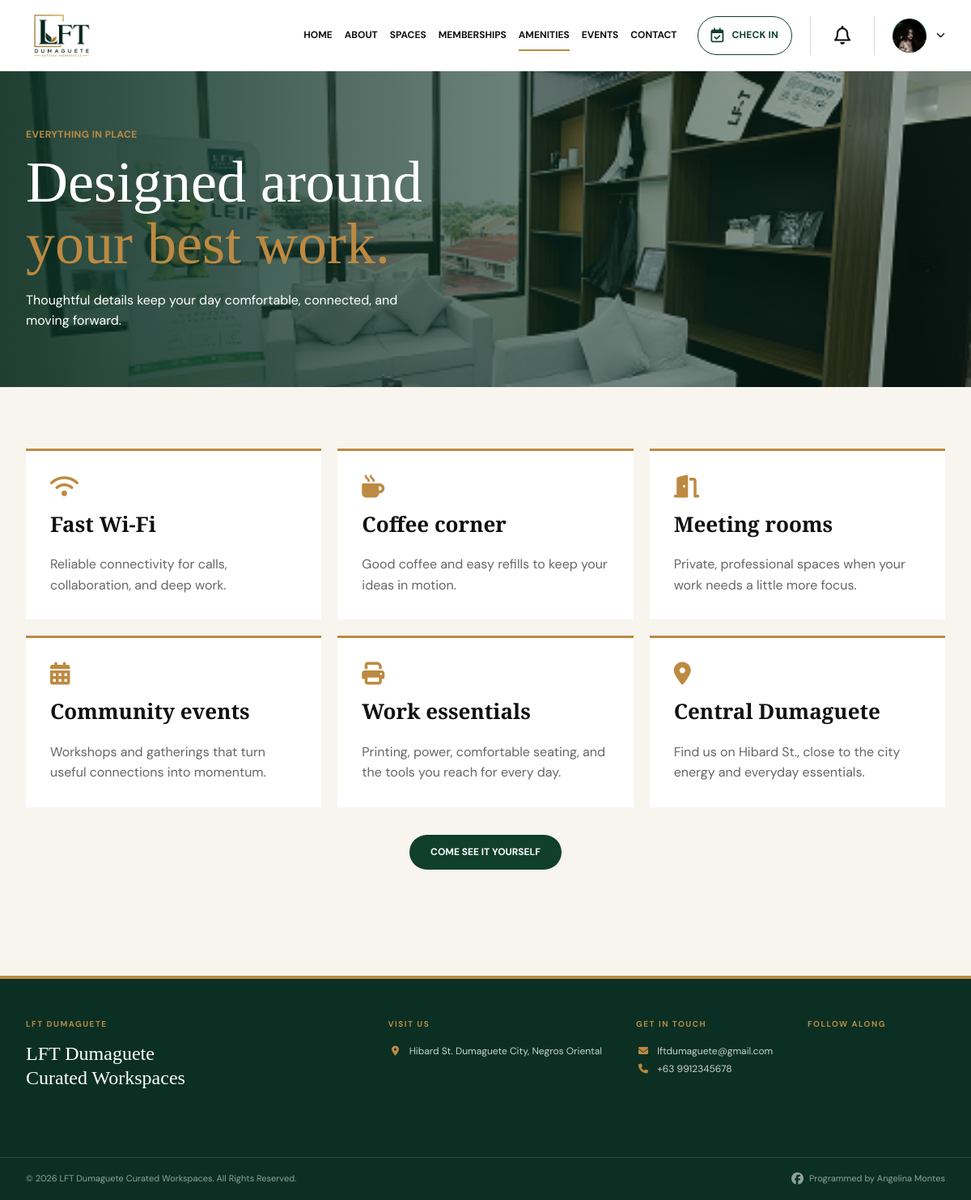
Screenshot of /Amenities/index.php (signed in) with the database file from the repository.
### tables this page shows
CREATE TABLE `users` (
  `id` int(10) UNSIGNED NOT NULL,
  `name` varchar(120) NOT NULL,
  `email` varchar(190) NOT NULL,
  `password_hash` varchar(255) NOT NULL,
  `role` enum('customer','staff','admin') NOT NULL DEFAULT 'customer',
  `phone` varchar(40) NOT NULL DEFAULT '',
  `created_at` timestamp NOT NULL DEFAULT current_timestamp(),
  `updated_at` timestamp NOT NULL DEFAULT current_timestamp() ON UPDATE current_timestamp(),
  `profile_image` varchar(255) DEFAULT NULL
);

CREATE TABLE `amenities` (
  `id` int(10) UNSIGNED NOT NULL,
  `icon` varchar(120) NOT NULL,
  `name` varchar(160) NOT NULL,
  `description` text NOT NULL,
  `active` tinyint(1) NOT NULL DEFAULT 1,
  `created_at` timestamp NOT NULL DEFAULT current_timestamp(),
  `site_id` tinyint(3) UNSIGNED NOT NULL DEFAULT 1
);

CREATE TABLE `site_settings` (
  `id` tinyint(3) UNSIGNED NOT NULL,
  `website_name` varchar(160) NOT NULL DEFAULT 'LFT Dumaguete',
  `email` varchar(190) NOT NULL DEFAULT 'lftdumaguete@gmail.com',
  `phone` varchar(40) NOT NULL DEFAULT '+63 9912345678',
  `address` varchar(255) NOT NULL DEFAULT 'Hibard St. Dumaguete City, Negros Oriental',
  `facebook` varchar(255) NOT NULL DEFAULT '',
  `instagram` varchar(255) NOT NULL DEFAULT '',
  `updated_at` timestamp NOT NULL DEFAULT current_timestamp() ON UPDATE current_timestamp()
);

### Includes/security.php (called while the page is built, shortened)
<?php
function startUserSession(): void
{
    $secure = (!empty($_SERVER['HTTPS']) && $_SERVER['HTTPS'] !== 'off')
        || (($_SERVER['HTTP_X_FORWARDED_PROTO'] ?? '') === 'https');
}

### Includes/db.php (called while the page is built, shortened)
<?php
require_once __DIR__ . '/security.php';
function db(): PDO
{
    static $connection;
    if ($connection instanceof PDO) {
        return $connection;
    }
    $host = '127.0.0.1';
    $database = 'lft_dumaguete';
    $username = 'root';
    $password = '';
    $charset = 'utf8mb4';
    $dsn = "mysql:host={$host};dbname={$database};charset={$charset}";
    $connection = new PDO(
        $dsn,
        $username,
        $password,
        [
            PDO::ATTR_ERRMODE => PDO::ERRMODE_EXCEPTION,
            PDO::ATTR_DEFAULT_FETCH_MODE => PDO::FETCH_ASSOC,
            PDO::ATTR_EMULATE_PREPARES => false,
        ]
    );
    return $connection;
}
function currentUser(): ?array
{
    $statement = db()->prepare(
        'SELECT id, name, email, phone, role, profile_image, created_at
         FROM users
         WHERE id = ?'
    );
    $statement->execute([(int) $_SESSION['user_id']]);
    return $statement->fetch() ?: null;
}
function e(string|int|float|null $value): string
{
    return htmlspecialchars((string) $value, ENT_QUOTES, 'UTF-8');
}

### Amenities/index.php (the view, shortened to what this page needs)
<?php
$currentPage = 'AMENITIES';
require '../Includes/header.php';
$amenities = db()->query('SELECT * FROM amenities WHERE active = 1 ORDER BY id')->fetchAll();
?>
<main>
    <section class="page-hero" style="background-image: linear-gradient(90deg, rgba(11,48,35,.9), rgba(11,48,35,.35)), url('../assets/images/about.png');"><div class="container"><p class="section-label">EVERYTHING IN PLACE</p><h1>Designed around<br><span>your best work.</span></h1><p>Thoughtful details keep your day comfortable, connected, and moving forward.</p></div></section>
    <section class="listing-section"><div class="container"><div class="amenity-grid">
        <?php foreach ($amenities as $amenity): ?><article class="amenity-item"><i class="<?= e($amenity['icon']) ?>"></i><h2><?= e($amenity['name']) ?></h2><p><?= e($amenity['description']) ?></p></article><?php endforeach; ?>
    </div><div class="center-button"><a class="btn btn-green" href="../Contact/index.php#tour">COME SEE IT YOURSELF</a></div></div></section>
</main>
<?php require '../Includes/footer.php'; ?>

### Includes/header.php (shortened to what this page needs)
<?php
require_once __DIR__ . '/db.php';
$basePath = ($currentPage ?? 'HOME') === 'HOME'
    ? ''
    : '../';
$loggedInUser = currentUser();
$customerFirstName = '';
$customerInitial = '';
$customerProfileImage = '';
if (
    $loggedInUser
    && ($loggedInUser['role'] ?? '') === 'customer'
) {
    $nameParts = preg_split(
        '/\s+/',
        trim($loggedInUser['name'] ?? '')
    );
    $customerFirstName =
        $nameParts[0]
        ?? ($loggedInUser['name'] ?? 'Customer');
    $customerInitial =
        strtoupper(
            substr(
                $customerFirstName,
                0,
                1
            )
        );
    if (
        !empty(
            $loggedInUser['profile_image']
        )
    ) {
        $savedProfileImage =
            trim(
                $loggedInUser['profile_image']
            );
        if (
            str_starts_with(
                $savedProfileImage,
                'assets/'
            )
        ) {
            $customerProfileImage =
                $basePath
                . ltrim(
                    $savedProfileImage,
                    '/'
                );
        } else {
            $customerProfileImage =
                $basePath
                . 'assets/uploads/profiles/'
                . basename(
                    $savedProfileImage
                );
        }
    }
}
$assetVersion = '20260906-1';
?>
<!DOCTYPE html>
<html lang="en">
<head>
    <link
        rel="stylesheet"
        href="<?= $basePath ?>assets/css/style.css?v=<?= $assetVersion ?>"
    >
    <link
        rel="stylesheet"
        href="<?= $basePath ?>assets/css/portal.css?v=<?= $assetVersion ?>"
    >
    <link
        rel="stylesheet"
        href="https://cdnjs.cloudflare.com/ajax/libs/font-awesome/6.5.2/css/all.min.css"
    >
</head>
<body>
<header
    class="
        site-header
        <?= (
            $loggedInUser
            && ($loggedInUser['role'] ?? '') === 'customer'
        )
            ? 'customer-header'
            : ''
        ?>
    "
>
    <div class="container nav-container">
        <a
            href="<?= $basePath ?>index.php"
            class="logo"
        >
            <img
                src="<?= $basePath ?>assets/images/Logo.png"
                alt="LFT Dumaguete"
            >
        </a>
        <nav
            class="main-nav"
            id="mainNav"
        >
            <a
                href="<?= $basePath ?>index.php"
                class="<?= ($currentPage ?? '') === 'HOME'
                    ? 'active'
                    : ''
                ?>"
            >
                HOME
            </a>
            <a
                href="<?= $basePath ?>About/index.php"
                class="<?= ($currentPage ?? '') === 'ABOUT'
                    ? 'active'
                    : ''
                ?>"
            >
                ABOUT
            </a>
            <a
                href="<?= $basePath ?>Spaces/index.php"
                class="<?= ($currentPage ?? '') === 'SPACES'
                    ? 'active'
                    : ''
                ?>"
            >
                SPACES
            </a>
            <a
                href="<?= $basePath ?>Membership/index.php"
                class="<?= ($currentPage ?? '') === 'MEMBERSHIPS'
                    ? 'active'
                    : ''
                ?>"
            >
                MEMBERSHIPS
            </a>
            <a
                href="<?= $basePath ?>Amenities/index.php"
                class="<?= ($currentPage ?? '') === 'AMENITIES'
                    ? 'active'
                    : ''
                ?>"
            >
                AMENITIES
            </a>
            <a
                href="<?= $basePath ?>Events/index.php"
                class="<?= ($currentPage ?? '') === 'EVENTS'
                    ? 'active'
                    : ''
                ?>"
            >
                EVENTS
            </a>
            <a
                href="<?= $basePath ?>Contact/index.php"
                class="<?= ($currentPage ?? '') === 'CONTACT'
                    ? 'active'
                    : ''
                ?>"
            >
                CONTACT
            </a>
            <?php if ($loggedInUser): ?>
                <?php if (
                    ($loggedInUser['role'] ?? '') === 'customer'
                ): ?>
                    <div class="customer-header-actions">
                        <a
                            href="<?= $basePath ?>Booking/index.php?type=walk-in"
                            class="customer-checkin-button"
                        >
                            <i
                                class="fa-regular fa-calendar-check"
                                aria-hidden="true"
                            ></i>
                            <span>
                                CHECK IN
                            </span>
                        </a>
                        <details class="customer-notification-menu">
                            <summary
                                aria-label="Notifications"
                            >
                                <i
                                    class="fa-regular fa-bell"
                                    aria-hidden="true"
                                ></i>
                            </summary>
                        </details>
                        <details class="customer-account-menu">
                            <summary>
                                <span
                                    class="customer-avatar"
                                >
                                    <?php if (
                                        $customerProfileImage !== ''
                                    ): ?>
                                        <img
                                            src="<?= e(
                                                $customerProfileImage
                                            ) ?>"
                                            alt="<?= e(
                                                $customerFirstName
                                            ) ?>"
                                        >
                                    <?php else: ?>
                                        <?= e(
                                            $customerInitial
                                        ) ?>
                                    <?php endif; ?>
                                </span>
                                <i
                                    class="fa-solid fa-chevron-down account-chevron"
                                    aria-hidden="true"
                                ></i>
                            </summary>
                        </details>
                    </div>
                <?php endif; ?>
            <?php endif; ?>
        </nav>
    </div>
</header>

### Includes/footer.php (shortened to what this page needs)
<?php
require_once __DIR__ . '/db.php';
$footerSettings = db()->query('SELECT * FROM site_settings WHERE id = 1')->fetch() ?: [];
$footerName = $footerSettings['website_name'] ?? 'LFT Dumaguete';
$footerEmail = $footerSettings['email'] ?? 'lftdumaguete@gmail.com';
$footerPhone = $footerSettings['phone'] ?? '+63 9912345678';
$footerAddress = $footerSettings['address'] ?? 'Hibard St. Dumaguete City, Negros Oriental';
$phoneHref = preg_replace('/[^0-9+]/', '', $footerPhone);
?>
<footer class="site-footer">
    <div class="container footer-container">
        <div class="footer-brand">
            <p class="footer-eyebrow">LFT DUMAGUETE</p>
            <p class="footer-heading"><?= e($footerName) ?><br>Curated Workspaces</p>
        </div>
        <div class="footer-contact">
            <p class="footer-label">Visit us</p>
            <p class="footer-text"><i class="fa-solid fa-location-dot" aria-hidden="true"></i> <?= nl2br(e($footerAddress)) ?></p>
        </div>
        <div class="footer-contact">
            <p class="footer-label">Get in touch</p>
            <a class="footer-text" href="mailto:<?= e($footerEmail) ?>"><i class="fa-solid fa-envelope" aria-hidden="true"></i> <?= e($footerEmail) ?></a>
            <a class="footer-text" href="tel:<?= e($phoneHref) ?>"><i class="fa-solid fa-phone" aria-hidden="true"></i> <?= e($footerPhone) ?></a>
        </div>
        <div class="social-links">
            <p class="footer-label">Follow along</p>
        </div>
    </div>
    <div class="footer-bottom">
        <div class="container footer-copyright">
            © <?= date('Y') ?> <?= e($footerName) ?> Curated Workspaces. All Rights Reserved.
            <a class="programmer-link" href="https://www.facebook.com/angelina.montes.378" target="_blank" rel="noopener noreferrer">
                <i class="fa-brands fa-facebook"></i> Programmed by Angelina Montes
            </a>
        </div>
    </div>
</footer>
</body>
</html>

### assets/css/style.css (style rules this page uses)
:root { --green: #103f2e; --dark-green: #0b3023; --gold: #bd8a42; --cream: #f8f5ef; --white: #ffffff; --black: #111111; --gray: #666666; --border: #d8c7a8; --container: 1180px; }
* { margin: 0; padding: 0; box-sizing: border-box; }
html { scroll-behavior: smooth; }
body { font-family: 'DM Sans', Arial, sans-serif; background: var(--cream); color: var(--black); line-height: 1.6; }
img { display: block; max-width: 100%; }
a { text-decoration: none; color: inherit; }
.container { width: min( var(--container), calc(100% - 64px) ); margin: auto; }
.site-header { height: 88px; background: var(--white); position: sticky; top: 0; z-index: 999; border-bottom: 1px solid #eeeeee; }
.nav-container { height: 100%; display: flex; align-items: center; justify-content: space-between; }
.logo img { width: 88px; height: 72px; object-fit: contain; }
.main-nav { display: flex; align-items: center; gap: 30px; }
.main-nav a { position: relative; font-size: 12px; font-weight: 700; padding: 34px 0; }
.main-nav a.active::after { content: ""; position: absolute; left: 0; right: 0; bottom: 24px; height: 2px; background: var(--gold); }
.btn { display: inline-flex; align-items: center; justify-content: center; padding: 12px 26px; border-radius: 30px; font-size: 12px; font-weight: 700; transition: .2s ease; }
.btn-green { color: white; background: var(--green); }
.section-label { color: var(--gold); font-size: 12px; font-weight: 700; letter-spacing: .4px; }
.center-button { text-align: center; margin-top: 12px; }
.site-footer { background: var(--dark-green); color: white; margin-top: 55px; border-top: 4px solid var(--gold); }
.footer-container { min-height: 220px; display: flex; align-items: flex-start; justify-content: space-between; gap: 42px; padding: 48px 0 42px; }
.footer-brand { margin-right: auto; }
.footer-eyebrow, .footer-label { color: var(--gold); font-size: 10px; font-weight: 700; letter-spacing: 1.5px; text-transform: uppercase; }
.footer-heading { margin-top: 13px; font-family: 'Playfair Display', serif; font-size: 24px; line-height: 1.25; }
.footer-contact, .social-links { min-width: 170px; }
.footer-label { margin-bottom: 15px; }
.social-links { display: flex; flex-direction: column; align-items: flex-start; }
.footer-text { display: block; color: rgba(255, 255, 255, .78); font-size: 12px; line-height: 1.8; }
.footer-text i { width: 18px; color: var(--gold); margin-right: 5px; text-align: center; }
.footer-bottom { border-top: 1px solid rgba(255, 255, 255, .14); }
.footer-copyright { display: flex; align-items: center; justify-content: space-between; gap: 20px; padding: 17px 0; color: rgba(255, 255, 255, .55); font-size: 11px; }
.programmer-link { display: inline-flex; align-items: center; gap: 7px; margin-left: auto; color: rgba(255, 255, 255, .55); text-decoration: none; font-size: 11px; transition: all 0.3s ease; }
.programmer-link i { font-size: 15px; }
.page-hero { min-height: 390px; display: flex; align-items: center; background-position: center; background-size: cover; color: var(--white); }
.page-hero h1 { font-family: 'Playfair Display', serif; font-size: clamp(42px, 6vw, 72px); line-height: 1.05; font-weight: 500; margin: 12px 0 18px; }
.page-hero h1 span { color: var(--gold); }
.page-hero p:last-child { max-width: 480px; font-size: 16px; }
.listing-section, .contact-section { padding: 76px 0; }
.plan-grid, .amenity-grid { display: grid; grid-template-columns: repeat(3, 1fr); gap: 20px; }
.plan-card, .amenity-item { background: var(--white); border-top: 3px solid var(--gold); padding: 30px; }
.plan-card h3, .amenity-item h2 { font-family: 'Playfair Display', serif; font-size: 26px; margin: 8px 0 16px; }
.amenity-item i { color: var(--gold); font-size: 28px; }
.amenity-item p { color: var(--gray); }
.center-button { margin-top: 34px; text-align: center; }

### rows the page displays
users: profile_image (picture)
amenities: name "Fast Wi-Fi", description "Reliable connectivity for calls, collaboration, and deep work."
amenities: name "Coffee corner", description "Good coffee and easy refills to keep your ideas in motion."
amenities: name "Meeting rooms", description "Private, professional spaces when your work needs a little more focus."
amenities: name "Community events", description "Workshops and gatherings that turn useful connections into momentum."
amenities: name "Work essentials", description "Printing, power, comfortable seating, and the tools you reach for every day."
amenities: name "Central Dumaguete", description "Find us on Hibard St., close to the city energy and everyday essentials."
site_settings: website_name "LFT Dumaguete", address "Hibard St. Dumaguete City, Negros Oriental", email "lftdumaguete@gmail.com", phone "+63 9912345678"
